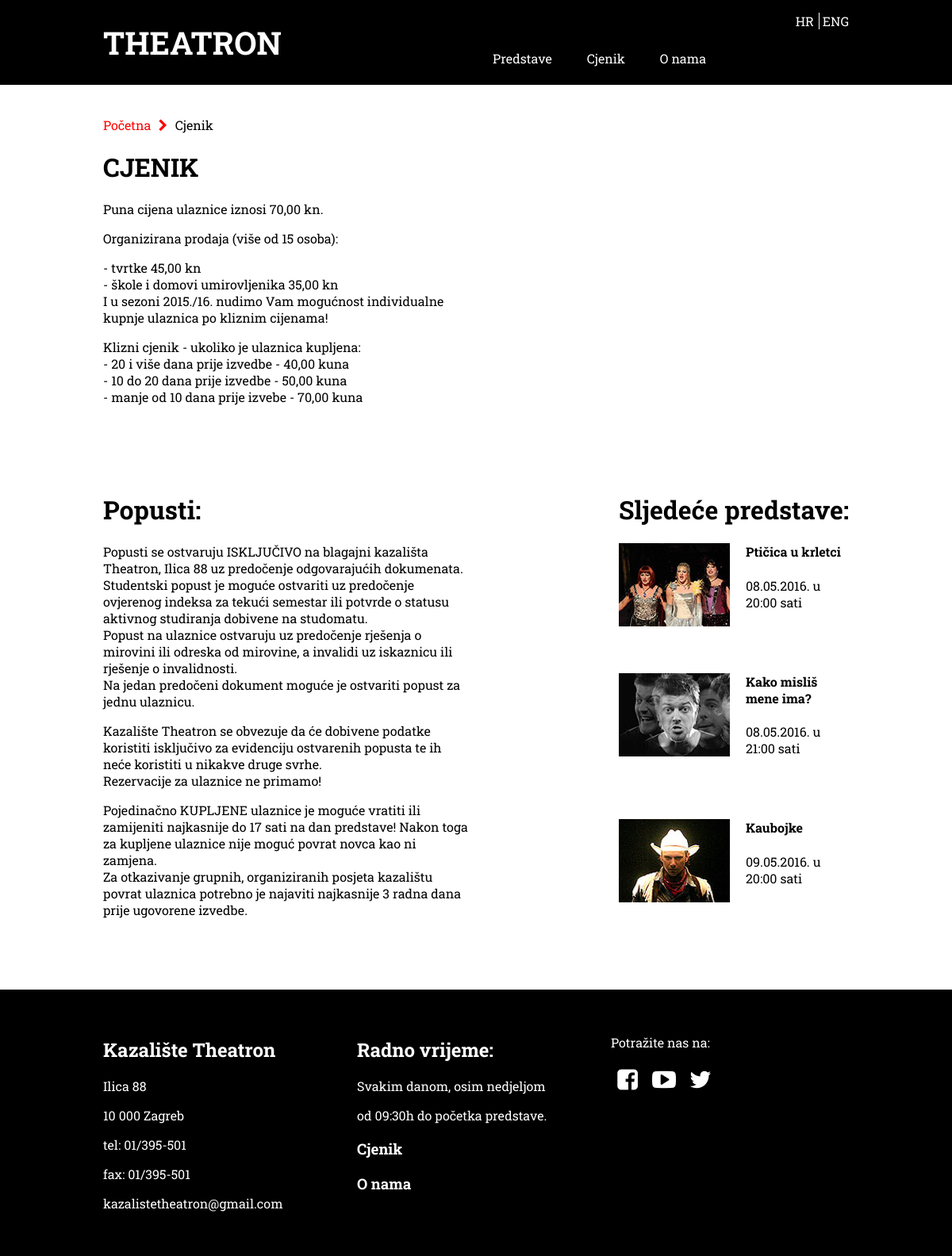
/kazaliste/cjenik.php, run on the app's committed database.
### tables this page shows
CREATE TABLE `slike` (
  `id` int(11) NOT NULL,
  `idPredstave` int(11) NOT NULL,
  `slika140` varchar(255) NOT NULL,
  `slika300` varchar(255) NOT NULL,
  `slika400` varchar(255) NOT NULL,
  `slika460` varchar(255) NOT NULL,
  `slika460x350` varchar(255) NOT NULL
);

CREATE TABLE `predstave` (
  `id` int(11) NOT NULL,
  `naslov` varchar(255) NOT NULL,
  `oPredstavi` text NOT NULL,
  `datum` varchar(255) NOT NULL,
  `sati` varchar(255) NOT NULL,
  `cijena` float NOT NULL,
  `idRedatelja` int(11) NOT NULL
);

### kazaliste/cjenik.php (the view, shortened to what this page needs)
<!DOCTYPE html>
<html>
   <head>
      <link rel="stylesheet" href="css/normalize.css" />
      <link rel="stylesheet" href="css/grid.css" />
      <link rel="stylesheet" href="css/stil.css" />
      <link rel="stylesheet" href="fonts/css/fontello.css"/>
   </head>
   <body>
      <header class="site-header">
         <div class="row">
            <div class="column column-4">
               <h1 class="logo"><a href="index.php">THEATRON</a></h1>
            </div>
            <div class="column column-6">
               <nav class="main-navigation">
                  <ul>
                     <li><a href="predstave.php">Predstave</a></li>
                     <li><a href="cjenik.php">Cjenik</a></li>
                     <li><a href="onama.html">O nama</a></li>
                  </ul>
               </nav>
            </div>
            <div class="column column-2">
               <div class="lang">
                  <li>
                     <ul>
                  <li><a href="#">HR</a></li>
                  <li><a href="eng/cjenik_eng.php">ENG</a></li>
                  </li>
               </div>
            </div>
         </div>
      </header>
      <section class="cjenik">
         <div class="row">
            <div class="column column-12 navigiraj">
               <a href="index.php">Početna <i class="icon-right-open"></i></a> Cjenik
            </div>
            <div class="column column-6">
               <h1>CJENIK</h1>
               <p>
                  Puna cijena ulaznice iznosi 70,00 kn.
               </p>
               <p> Organizirana prodaja (više od 15 osoba):</p>
               <p> - tvrtke 45,00 kn<br>
                  - škole i domovi umirovljenika 35,00 kn<br>
                  I u sezoni 2015./16. nudimo Vam mogućnost individualne kupnje ulaznica po kliznim cijenama!
               </p>
               <p> Klizni cjenik - ukoliko je ulaznica kupljena:<br>
                  - 20 i više dana prije izvedbe - 40,00 kuna<br>
                  - 10 do 20 dana prije izvedbe - 50,00 kuna<br>
                  - manje od 10 dana prije izvebe - 70,00 kuna<br>
               </p>
            </div>
         </div>
      </section>
      <br><br><br><br>
      <section class="popusti">
         <div class="row">
            <div class="column column-6">
               <h1>Popusti:</h1>
               <p> Popusti se ostvaruju ISKLJUČIVO na blagajni kazališta Theatron, Ilica 88 uz predočenje odgovarajućih dokumenata. <br>
                  Studentski popust je moguće ostvariti uz predočenje ovjerenog indeksa za tekući semestar ili potvrde o statusu aktivnog studiranja dobivene na studomatu. <br>
                  Popust na ulaznice ostvaruju uz predočenje rješenja o mirovini ili odreska od mirovine, a invalidi uz iskaznicu ili rješenje o invalidnosti. <br>
                  Na jedan predočeni dokument moguće je ostvariti popust za jednu ulaznicu.
               </p>
               <p>Kazalište Theatron se obvezuje da će dobivene podatke koristiti isključivo za evidenciju ostvarenih popusta te ih neće koristiti u nikakve druge svrhe.<br>
                  Rezervacije za ulaznice ne primamo!
               </p>
               <p>Pojedinačno KUPLJENE ulaznice je moguće vratiti ili zamijeniti najkasnije do 17 sati na dan predstave! Nakon toga za kupljene ulaznice nije moguć povrat novca kao ni zamjena.<br>
                  Za otkazivanje grupnih, organiziranih posjeta kazalištu povrat ulaznica potrebno je najaviti najkasnije 3 radna dana prije ugovorene izvedbe.
               </p>
            </div>
            <div class="column column-6">
               <div class="sljedecePred2">
                  <h1>Sljedeće predstave:</h1>
                  <?php
                     $dbc= mysqli_connect('localhost', 'root','root', 'theatron') or die('Error connecting to MySQL.');
                     $query= "SELECT predstave.id, slike.slika140, predstave.naslov, predstave.datum, predstave.sati
                              from predstave
                              join slike on predstave.id=slike.idPredstave limit 3,3";
                     $result= mysqli_query($dbc, $query) or die("Error quering database");
                     while($row = mysqli_fetch_array($result)){
                      echo ' <div class="slijediPred">
                      <a href="opredstavi.php?id=' . $row[0]. ' "><img src=" ' . $row['slika140'] .'">
                      <h4>' . $row['naslov']. '</h4>
                      <p>' . $row['datum'].' u ' .$row['sati'] .' sati</p></a>
                      </div>
                      <br><br>';
                     }
                     ?>
               </div>
            </div>
         </div>
      </section>
      <br><br><br><br>
      <footer class="site-footer">
         <div class="row">
            <div class="column column-4">
               <h2>Kazalište Theatron</h2>
               <p>Ilica 88</p>
               <p>10 000 Zagreb</p>
               <p>tel: 01/395-501</p>
               <p>fax: 01/395-501</p>
               <p>kazalistetheatron@gmail.com</p>
            </div>
            <div class="column column-4">
               <h2>Radno vrijeme:</h2>
               <p>Svakim danom, osim nedjeljom</p>
               <p>od 09:30h do početka predstave.</p>
               <h3><a href="cjenik.php">Cjenik</a></h3>
               <h3><a href="onama.html">O nama</a></h3>
            </div>
            <div class="ikone column column-4">
               <p>Potražite nas na:</p>
               <p><a href="#"><i class="icon-facebook-squared"></i></a>
                  <a href="#"><i class="icon-youtube-play"></i></a>
                  <a href="#"><i class="icon-twitter"></i></a>
               </p>
            </div>
         </div>
      </footer>
   </body>
</html>

### kazaliste/css/grid.css (style rules this page uses)
.row:before, .row:after, .column:before, .column:after, .cf:before, .cf:after { content: " "; display: table; }
.row:after, .column:after, .cf:after { clear: both; }
.column-2 { width: 140px; }
.column-4 { width: 300px; }
.column-6 { width: 460px; }
.column-12 { width: 940px; }
.column { margin: 0 10px; float: left; }
.row { width: 960px; margin: 0 auto; }

### kazaliste/css/stil.css (style rules this page uses)
.column img { float: left; margin-right: 20px; }
.logo { font-size: 40px; }
.site-header { background-color: black; width:100%; font-family: 'Roboto Slab', serif; }
.site-header a { text-decoration: none; color:white; font-family: 'Roboto Slab', serif; }
.site-header h1 { color:white; }
.main-navigation { margin-top:22px; float:right; margin-left:20px; }
.main-navigation ul { margin: 0 auto; padding:0; margin-top:21px; }
.main-navigation li { display:inline-block; font-size: 16px; color:white; }
.main-navigation a { padding:20px; display: block; text-decoration: none; color:white; }
.lang { float:right; }
.lang li { display:inline-block; }
.lang ul li:first-child { padding-right:6px; border-right: 1px solid white; }
.site-footer { padding:40px 0; background-color: black; color:white; font-family: 'Roboto Slab', serif; }
.site-footer a { text-decoration: none; color:white; }
.ikone i { font-size: 30px; }
.ikone a { color:white; }
.navigiraj { padding-top:40px; }
.navigiraj a { text-decoration: none; font-size:1em; color:red; }
.body-onama, .cjenik, .popusti, .introPredstave, .oPredstaviDetails, .main, .glumci { font-family: 'Roboto Slab', serif; }
.sljedecePred2 { float:right; }
.sljedecePred a, .sljedecePred2 a { text-decoration: none; color:black; }

### data on the page
slike: slika140 (picture), idPredstave.naslov "Ptičica u krletci", idPredstave.datum "08.05.2016.", idPredstave.sati "20:00"
slike: slika140 (picture), idPredstave.naslov "Kako misliš mene ima?", idPredstave.datum "08.05.2016.", idPredstave.sati "21:00"
slike: slika140 (picture), idPredstave.naslov "Kaubojke", idPredstave.datum "09.05.2016.", idPredstave.sati "20:00"
